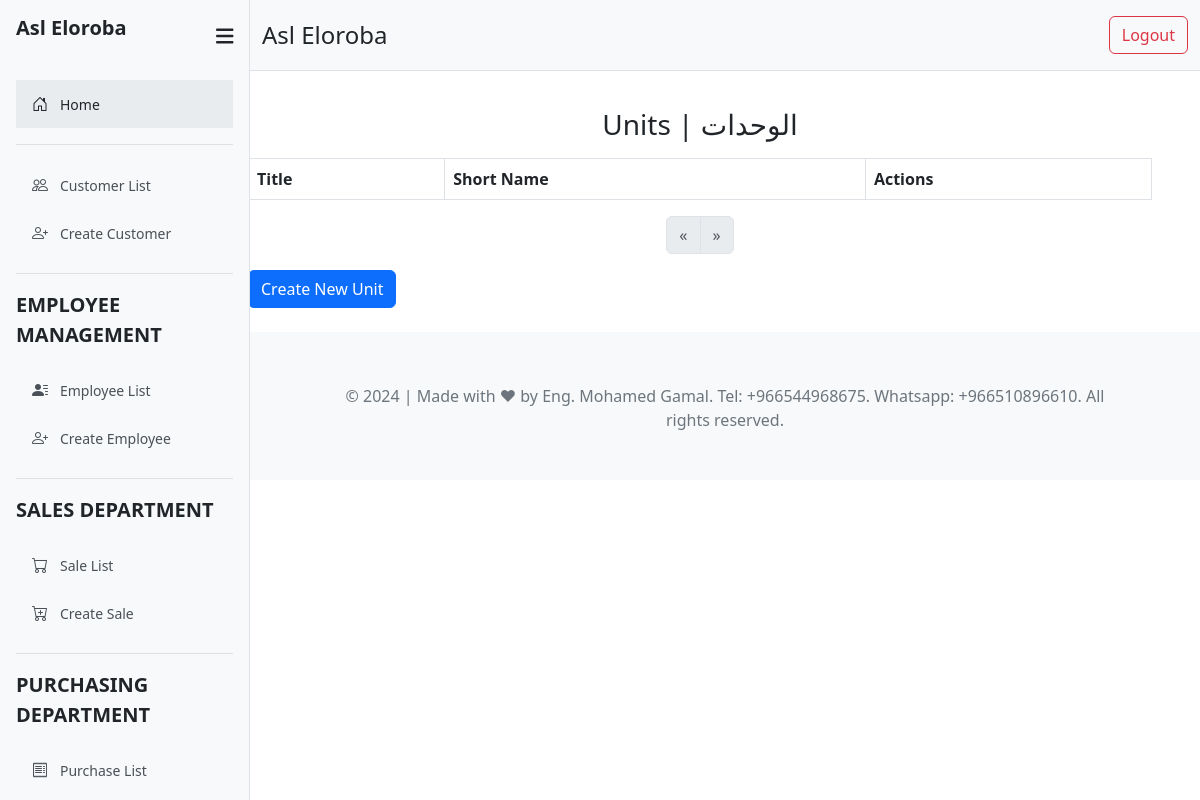
The app's page /unit/, older data.
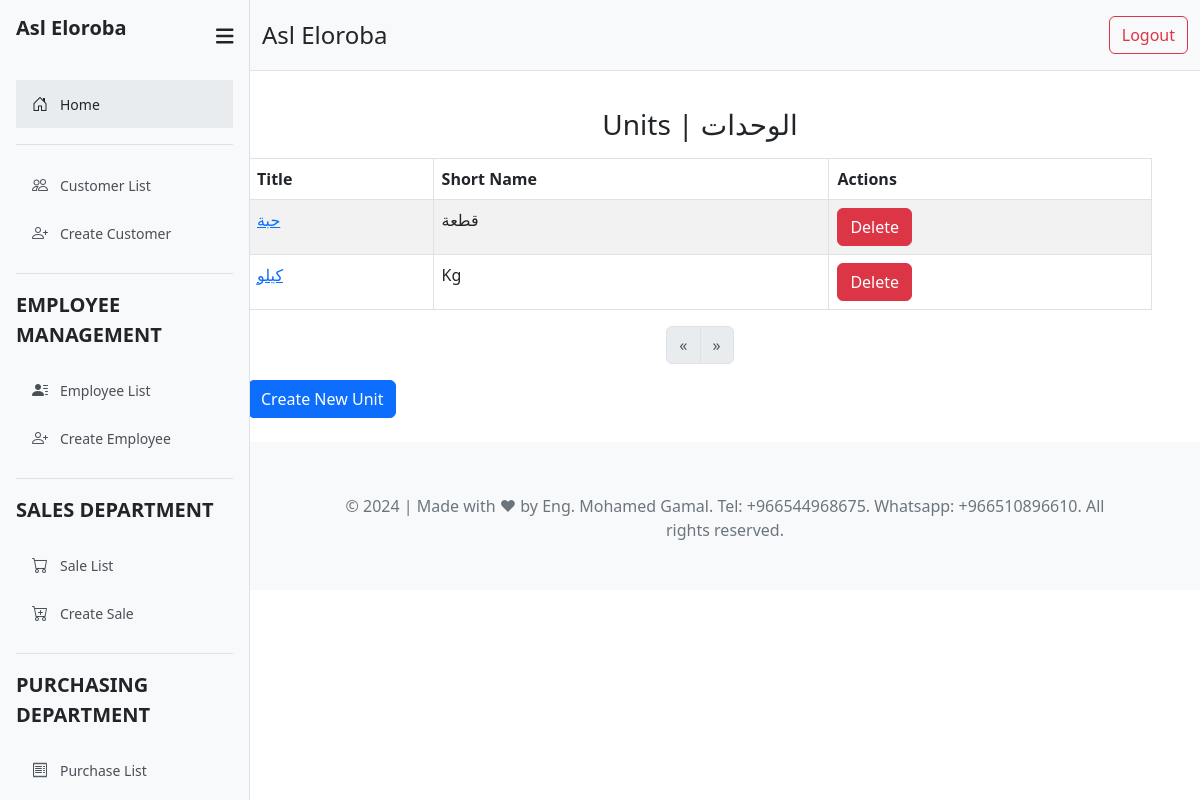
The same page, newer data.
### sales/models.py (models this page shows, shortened)
class Unit(models.Model):
    title       = models.CharField(max_length=50)
    short_name  = models.CharField(max_length=50)
    class Meta:
        verbose_name = '04 Unit'
        verbose_name_plural = '04 Units'

### sales/views.py (the view)
# urls.py: path('unit/', views.UnitListView.as_view(), name='unit_list'),
class UnitListView(ListView):
    model = Unit
    context_object_name = 'unit_list'
    template_name = 'sales/unit_list.html'

### templates/sales/unit_list.html (shortened to what this page needs)
{% extends 'parts/base.html' %}
{% load crispy_forms_tags %}
{% block content %}
<div class="card-header text-center pt-4 mb-3">
        <h3>Units | الوحدات </h3>
    </div>
    <table class="table table-striped table-bordered table-hover">
        <thead>
            <tr>
                <th>Title</th>
                <th>Short Name</th>
                <th>Actions</th>
            </tr>
        </thead>
        <tbody>
            {% for unit in unit_list %}
            <tr>
                <td><a href="{% url 'unit_update' unit.pk  %}">{{ unit.title }}</a></td>
                <td>{{ unit.short_name }}</td>
                <td>
                    <a href="{% url 'unit_delete' unit.pk %}" class="btn btn-danger">Delete</a>
                  </td>
            </tr>
            {% endfor %}
        </tbody>
    </table>
    <div class="d-flex justify-content-center">
            <nav aria-label="Page navigation">
            <ul class="pagination">
                {% if page_obj.has_previous %}
                <li class="page-item"><a class="page-link" href="?page={{ page_obj.previous_page_number }}">&laquo;</a></li>
                {% else %}
                    <li class="page-item disabled"><span class="page-link">&laquo;</span></li>
                    {% endif %}
                {% if page_obj.has_next %}
                    <li class="page-item"><a class="page-link" href="?page={{ page_obj.next_page_number }}">&raquo;</a></li>
                {% else %}
                <li class="page-item disabled"><span class="page-link">&raquo;</span></li>
                {% endif %}
            </ul>
        </nav>
    </div>
    <a class="btn btn-primary" href="{% url 'unit_create' %}">Create New Unit</a>
{% endblock %}

### templates/parts/base.html (shortened to what this page needs)
{% load static %}
<!DOCTYPE html>
<html lang="en">
<head>
    <link rel="stylesheet" href="https://cdn.jsdelivr.net/npm/bootstrap@5.3.0/dist/css/bootstrap.min.css">
    <link rel="stylesheet" href="https://cdnjs.cloudflare.com/ajax/libs/font-awesome/6.4.0/css/all.min.css">
    <link rel="stylesheet" href="https://cdnjs.cloudflare.com/ajax/libs/bootstrap-icons/1.8.1/font/bootstrap-icons.min.css">
    <link href="https://cdn.jsdelivr.net/npm/select2@4.1.0-rc.0/dist/css/select2.min.css" rel="stylesheet">
</head>
<body>
    {% include 'parts/header.html' %}
    <div class="container-fluid">
        <div class="row">
            <nav class="col-md-3 col-lg-2 d-md-block bg-light sidebar" id="sidebar">
                {% include 'parts/sidebar.html' %}
            </nav>
            <main class="col-md-9 ms-sm-auto col-lg-10 px-4">
                <div class="content p-4">
                    {% block content %}{% endblock %}
                </div>
            </main>
        </div>
    </div>
    {% include 'parts/footer.html' %}
</body>
</html>

### templates/parts/header.html (shortened to what this page needs)
<header class="header py-3">
    <div class="container d-flex justify-content-between align-items-center">
        <h1 class="site-name mb-0">Asl Eloroba</h1>
        <a href="{% url 'logout' %}" class="btn btn-outline-danger">Logout</a>
    </div>
</header>

### templates/parts/sidebar.html (shortened to what this page needs)
</head>
<body>
    <div class="d-flex">
        <nav class="sidebar bg-light p-3" id="sidebar">
            <div class="d-flex justify-content-between align-items-center">
                <h4 class="sidebar-title">Asl Eloroba</h4>
                <span class="toggle-btn" id="toggle-btn"><i class="fas fa-bars"></i></span>
            </div>
            <ul class="nav flex-column mt-4">
                <li class="nav-item">
                    <a class="nav-link active" href="{% url 'home' %}">
                        <i class="bi bi-house-door"></i>
                        <span>Home</span>
                    </a>
                </li>
                <div class="separator"></div>
                <li class="nav-item">
                    <a class="nav-link" href="{% url 'customer_list' %}">
                        <i class="bi bi-people"></i>
                        <span>Customer List</span>
                    </a>
                </li>
                <li class="nav-item">
                    <a class="nav-link" href="{% url 'register_customer' %}">
                        <i class="bi bi-person-plus"></i>
                        <span>Create Customer</span>
                    </a>
                </li>
                <div class="separator"></div>
                <div class="sidebar-title">EMPLOYEE MANAGEMENT</div>
                <li class="nav-item">
                    <a class="nav-link" href="{% url 'vendor_list' %}">
                        <i class="bi bi-person-lines-fill"></i>
                        <span>Employee List</span>
                    </a>
                </li>
                <li class="nav-item">
                    <a class="nav-link" href="{% url 'register_vendor' %}">
                        <i class="bi bi-person-plus"></i>
                        <span>Create Employee</span>
                    </a>
                </li>
                <div class="separator"></div>
                <div class="sidebar-title">SALES DEPARTMENT</div>
                <li class="nav-item">
                    <a class="nav-link" href="{% url 'sale_list' %}">
                        <i class="bi bi-cart"></i>
                        <span>Sale List</span>
                    </a>
                </li>
                <li class="nav-item">
                    <a class="nav-link" href="{% url 'sale' %}">
                        <i class="bi bi-cart-plus"></i>
                        <span>Create Sale</span>
                    </a>
                </li>
                <div class="separator"></div>
                <div class="sidebar-title">PURCHASING DEPARTMENT</div>
                <li class="nav-item">
                    <a class="nav-link" href="{% url 'purchase_list' %}">
                        <i class="bi bi-receipt"></i>
                        <span>Purchase List</span>
                    </a>
                </li>
                <li class="nav-item">
                    <a class="nav-link" href="{% url 'purchase_create' %}">
                    </a>
                </li>
            </ul>
        </nav>
    </div>

### templates/parts/footer.html (shortened to what this page needs)
<footer class="footer py-5">
    <div class="container">
        <div class="row">
            <div class="col-10 mx-auto text-center mt-1">
                <p class="mb-0 text-secondary">
                    &copy; 2024 | Made with ♥ by Eng. Mohamed Gamal. Tel: +966544968675. Whatsapp: +966510896610. All rights reserved.
                </p>
            </div>
        </div>
    </div>
</footer>

### templates/parts/header.html (style rules this page uses)
.header { background-color: #f8f9fa; position: fixed; top: 0; left: 250px; width: calc(100% - 250px); border-bottom: 1px solid #dee2e6; z-index: 1000; }
main { padding-top: 60px; }
.site-name { font-size: 1.5rem; color: #212529; }
.btn-outline-danger { font-size: 1rem; }

### templates/parts/sidebar.html (style rules this page uses)
.sidebar { position: fixed; top: 0; left: 0; height: 100%; width: 250px; background-color: #f8f9fa; color: #212529; overflow-y: auto; border-right: 1px solid #dee2e6; transition: all 0.3s; }
.sidebar .sidebar-title { font-size: 1.25rem; margin-bottom: 1rem; font-weight: bold; }
.sidebar .separator { border-top: 1px solid #dee2e6; margin: 1rem 0; }
.sidebar .nav-link { color: #495057; display: flex; align-items: center; padding: 0.75rem 1rem; text-decoration: none; }
.sidebar .nav-link.active { background-color: #e9ecef; color: #212529; }
.sidebar .nav-link i { margin-right: 0.75rem; }
.sidebar .nav-item span { font-size: 0.875rem; }
.toggle-btn { cursor: pointer; font-size: 1.25rem; }

### templates/parts/footer.html (style rules this page uses)
.footer { position: relative; left: 250px; width: calc(100% - 250px); background-color: #f8f9fa; }

Row changes from the older to the newer data that the page shows:
added Unit: title "حبة", short_name "قطعة"
added Unit: title "كيلو", short_name "Kg"
